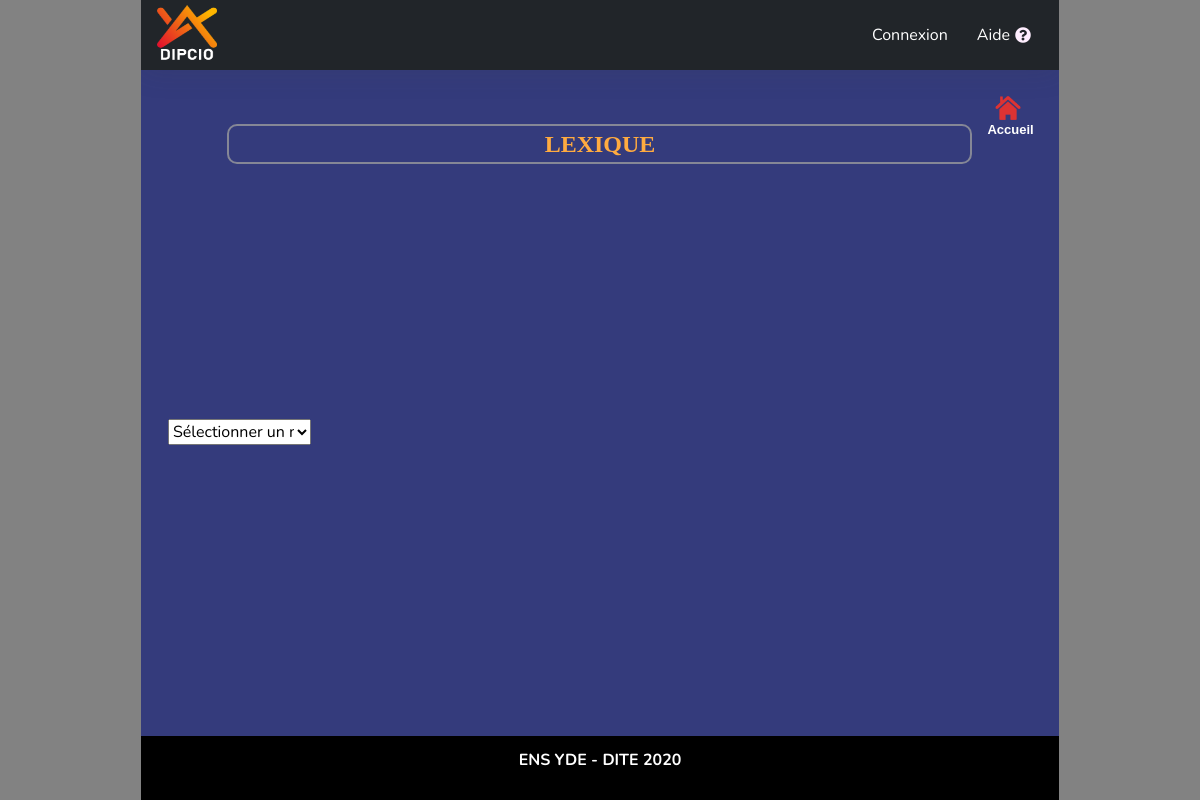
The page /lexique.php on the database as committed earlier.
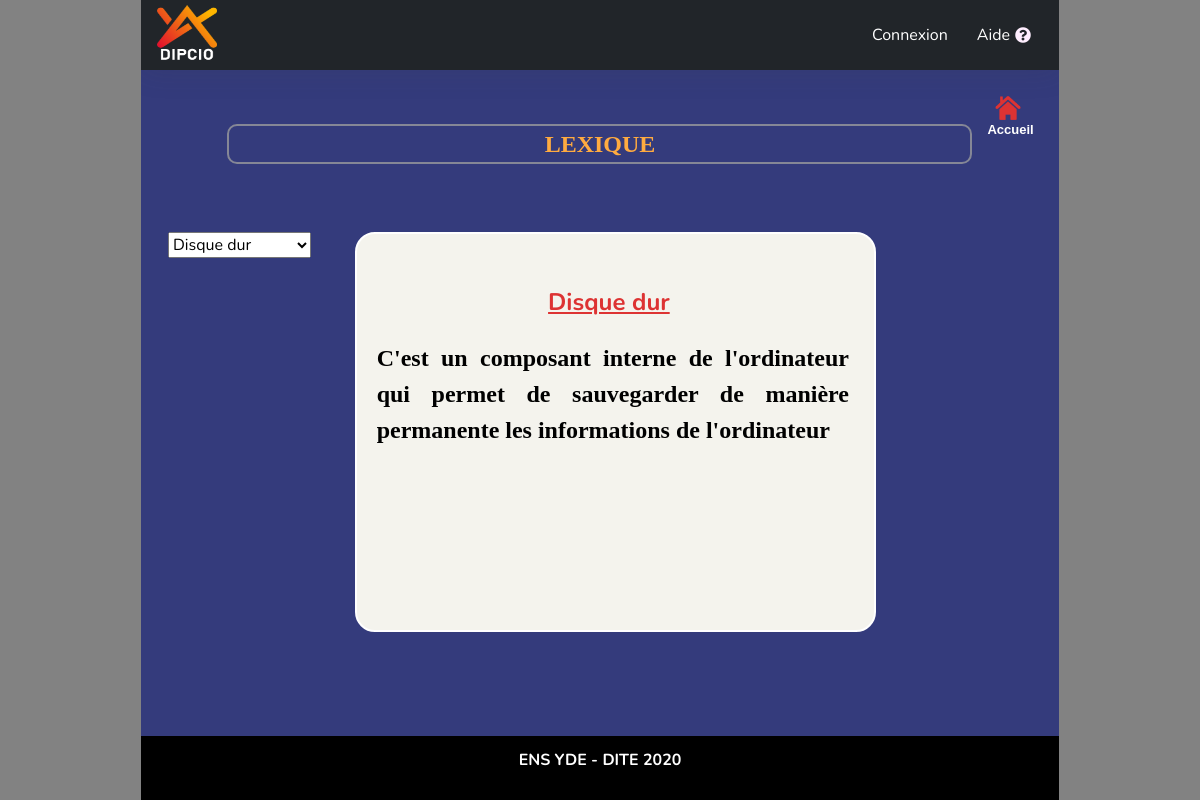
The same page on the database as committed later.
### tables this page shows
CREATE TABLE IF NOT EXISTS `lexique` (
  `id_lexique` int(11) NOT NULL AUTO_INCREMENT,
  `mot_cle` varchar(60) NOT NULL,
  `definition` varchar(255) NOT NULL,
  PRIMARY KEY (`id_lexique`)
);

### bd.php (called while the page is built, shortened)
<?php
	$dbname = 'dipcio_db';
	$dbuser = 'root';
	$dbpass = '';
	try {
		$bd = new PDO('mysql:host=localhost;dbname=' . $dbname . ';charset=utf8', $dbuser, $dbpass);
	} catch (Exception $e) {
		die('Erreur: ' . $e->getMessage());
	}
	class Lexique{
		public $_id_lexique;
		public $_mot_cle;
		public $_definition;
		function __construct($id_lexique, $mot_cle, $definition){
			$this->_id_lexique = $id_lexique;
			$this->_mot_cle = $mot_cle;
			$this->_definition = $definition;
		}
		public function id(){
			return $this->_id_lexique;
		}
		public function mot_cle(){
			return $this->_mot_cle;
		}
		public function definition(){
			return $this->_definition;
		}
	}
	function mots_cles(){
		global $bd;
		$resultats = [];
		$verif = $bd->query('select * from lexique order by mot_cle asc');
		$i = 0;
		while($donnee = $verif->fetch()){
			$lexique = new Lexique($donnee['id_lexique'], $donnee['mot_cle'], $donnee['definition']);
			$resultats[$i] = $lexique;
			$i++;
		}
		return $resultats;
	}
 ?>

### lexique.php (the view, shortened to what this page needs)
<?php
	include('bd.php');
?>
<!DOCTYPE html>
<html lang="en">
	<head>
	  <link rel="stylesheet" href="css/style2.css">
	  <?php
	    include('link.php');
	  ?>
	</head>
	<body id="page-top">
	   <div id="wrapper" style="height: 100%; margin: 0px auto; overflow: hidden;">
		 <div class="row d-flex justify-content-center" style="height: 100%">
		    <div id="content-wrapper" class="col-md-9 entete" style="height: 92%; overflow: hidden; background-color: #343b7c;">
	        <div id="content">
	          <?php
	            include('navbar.php');
	          ?>
	          <div class="container">
	            <div class="row">
	              <div class="col-md-1"></div>
	              <div class="col-md-10">
	                <div class="row" style="height: 30px;"></div>
	                <div class="row" style="margin-bottom: 20px;">
	                   <div class="col-md-12 current_module">
	                    <span>LEXIQUE</span>
	                  </div>
	                </div>
	              </div>
	              <div class="col-md-1" style="padding: 0px;">
	                <?php
	                  include('back.php');
	                ?>
	              </div>
	            </div>
	            <div class="row details-modules" style="margin-bottom: 10px;">
	              <div class="col-md-3" style="margin-top: 0px;">
	                <select id="lex" name="lex" onchange="itemChange(this);" data-placeholder="Select Month" class="chosen-select-no-single select1" style="width: 98%;">
	                    <option value="-1" > Sélectionner un mot </option>
	                    <?php
	                      $mot_cles = mots_cles();
	                      $n = count($mot_cles);
	                      for($i = 0; $i<$n; $i++){
	                        echo "<option value='".$mot_cles[$i]->id()."'>".$mot_cles[$i]->mot_cle()."</option>";
	                      }
	                    ?>
	                </select>
	              </div>
	              <?php
	                $mot_cles = mots_cles();
	                $n = count($mot_cles);
	                for($i = 0; $i<$n; $i++){
	                  echo "
	                  <div class='col-md-7' id='def".$mot_cles[$i]->id()."' style='display: none; padding: 0px; background-color: #F4F3ED; border-radius: 20px;'>
	                    <div class='row' style='margin-top: 50px; margin-right:1px; text-align: center; font-weight: bold; font-size: x-large;'>
	                        <div class='col-md-12' style='text-decoration: underline; text-decoration-color: #DD3333; color: #DD3333;'>".$mot_cles[$i]->mot_cle()."
	                        </div>
	                    </div>
	                    <div class='row' style='font-weight: bold; color: black; font-family: Constantia; font-size:1em'>
	                       <div class='col-md-11' style='margin-left: 20px; margin-top: 20px; line-height: 1.5; margin-right: 6em;  font-size: x-large; text-align: justify;'>
	                           ".$mot_cles[$i]->definition()."
	                       </div>
	                    </div>
	                  </div>";
	                }
	              ?>
	            </div>
	          </div>
	        </div>
	      </div>
	       <?php
	    		include('footer.php');
	 		?>
	    </div>
	  </div>
	</body>
</html>

Rows that differ between the two databases and show on the page:
added lexique: mot_cle "Disque dur", definition "C'est un composant interne de l'ordinateur qui permet de sauvegarder de manière permanente les informations de l'ordinateur"
Other text that changed with them:
form field lex: "Sélectionner un mot" → "Disque dur"
